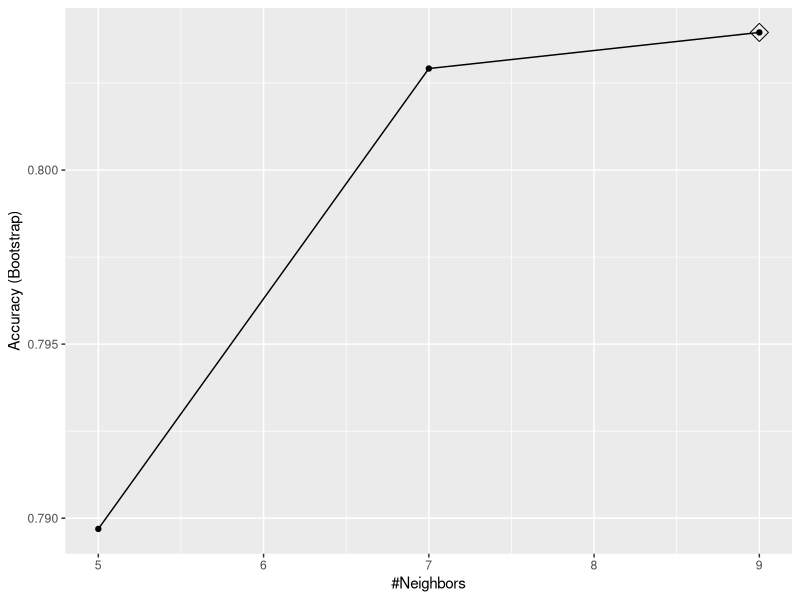
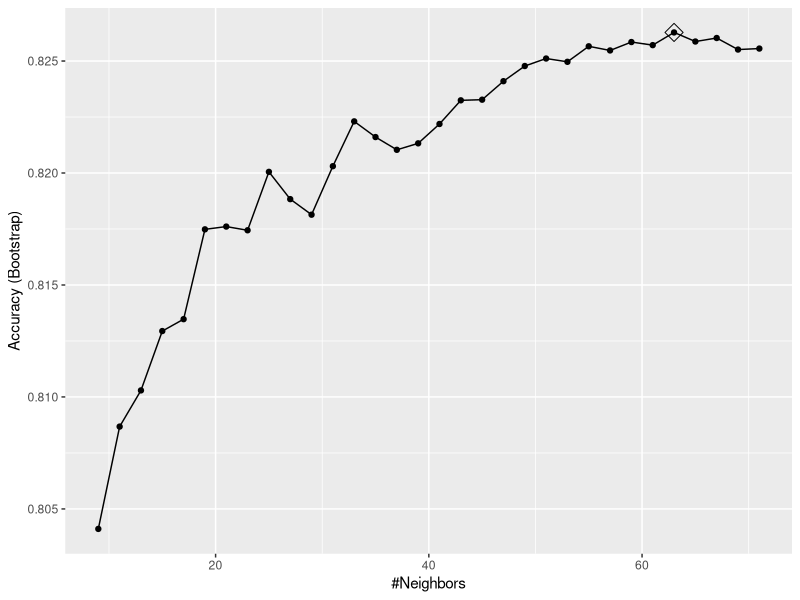
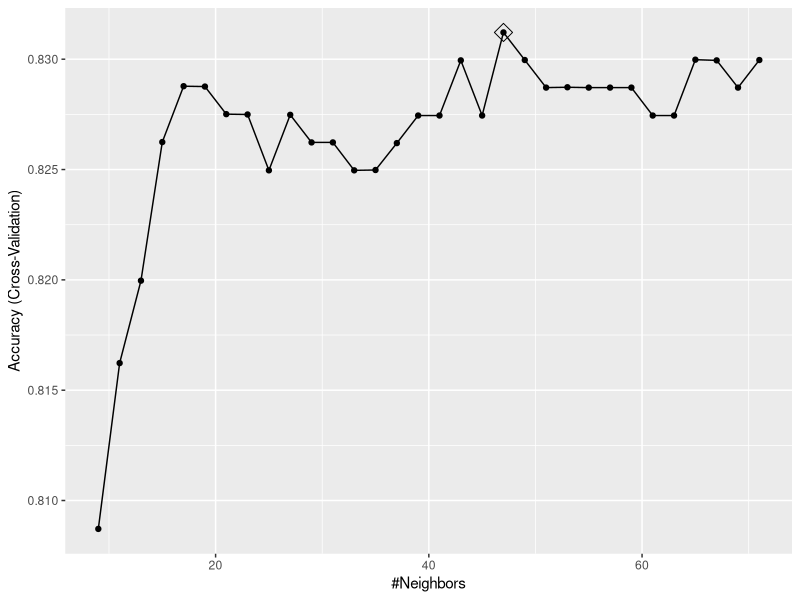
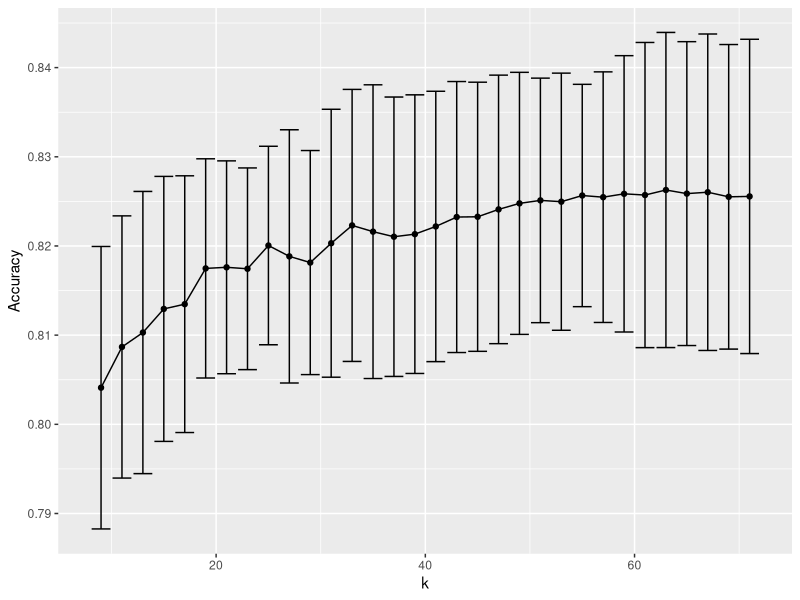
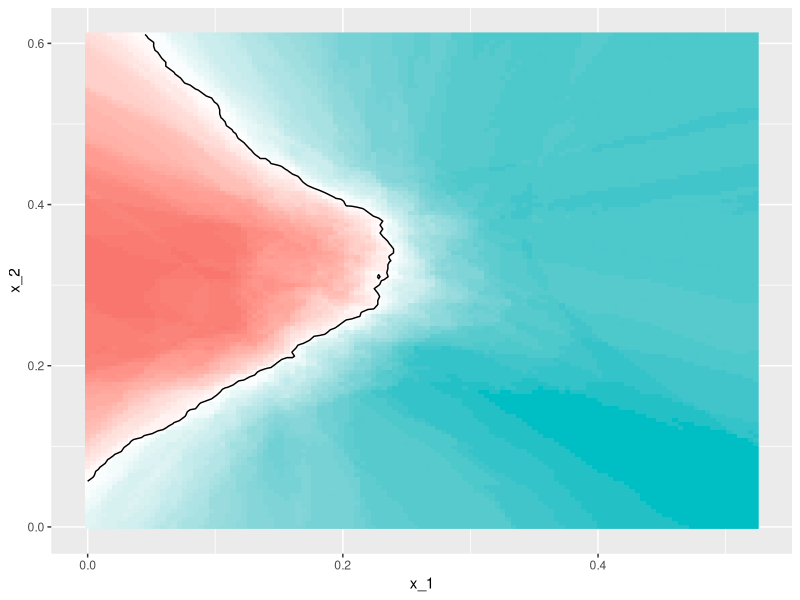
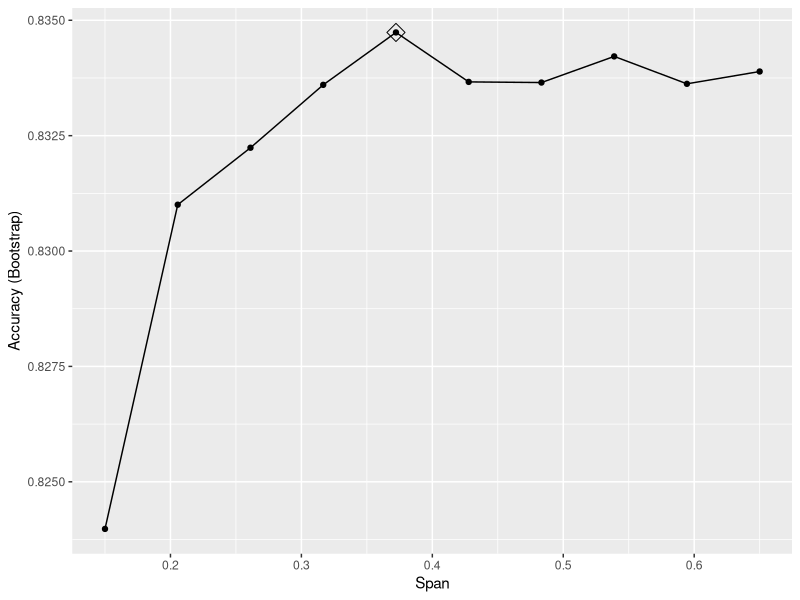
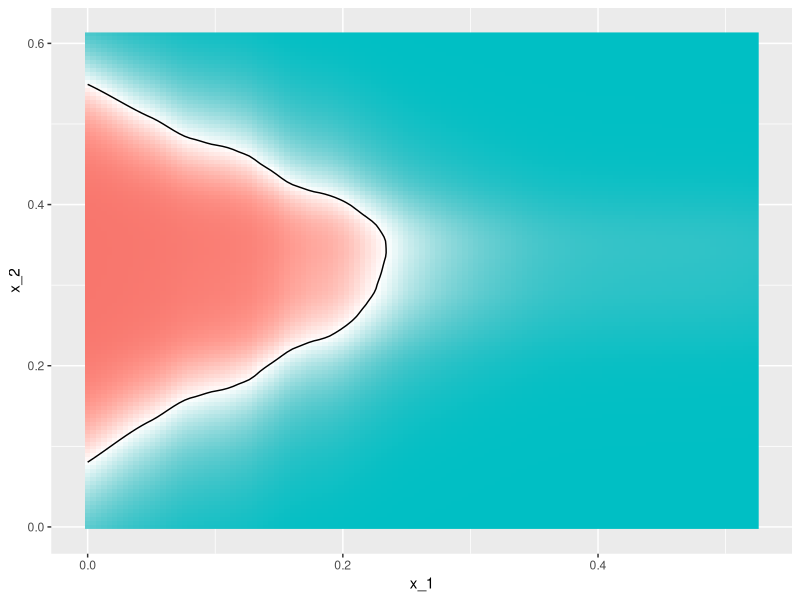

These figures' R source, in order:
library(caret)
library(dslabs)
library(dplyr)
library(gam)

getModelInfo("knn")
modelLookup("knn")

train_knn <- train(y ~ ., method = "knn", data = mnist_27$train)
ggplot(train_knn, highlight = TRUE)

train_knn <- train(y ~ ., method = "knn", 
                   data = mnist_27$train,
                   tuneGrid = data.frame(k = seq(9, 71, 2)))
ggplot(train_knn, highlight = TRUE)
train_knn$bestTune
train_knn$finalModel
confusionMatrix(predict(train_knn, mnist_27$test, type = "raw"),
                mnist_27$test$y)$overall["Accuracy"]

control <- trainControl(method = "cv", number = 10, p = .9)
train_knn_cv <- train(y ~ ., method = "knn", 
                      data = mnist_27$train,
                      tuneGrid = data.frame(k = seq(9, 71, 2)),
                      trControl = control)
ggplot(train_knn_cv, highlight = TRUE)

train_knn$results %>% 
  ggplot(aes(x = k, y = Accuracy)) +
  geom_line() +
  geom_point() +
  geom_errorbar(aes(x = k, 
                    ymin = Accuracy - AccuracySD,
                    ymax = Accuracy + AccuracySD))

plot_cond_prob <- function(p_hat=NULL){
  tmp <- mnist_27$true_p
  if(!is.null(p_hat)){
    tmp <- mutate(tmp, p=p_hat)
  }
  tmp %>% ggplot(aes(x_1, x_2, z=p, fill=p)) +
    geom_raster(show.legend = FALSE) +
    scale_fill_gradientn(colors=c("#F8766D","white","#00BFC4")) +
    stat_contour(breaks=c(0.5),color="black")
}

plot_cond_prob(predict(train_knn, mnist_27$true_p, type = "prob")[,2])

# install.packages("gam")
modelLookup("gamLoess")

grid <- expand.grid(span = seq(0.15, 0.65, len = 10), degree = 1)

train_loess <- train(y ~ ., 
                     method = "gamLoess",
                     tuneGrid=grid,
                     data = mnist_27$train)
ggplot(train_loess, highlight = TRUE)

confusionMatrix(data = predict(train_loess, mnist_27$test), 
                reference = mnist_27$test$y)$overall["Accuracy"]

p1 <- plot_cond_prob(predict(train_loess, mnist_27$true_p, type = "prob")[,2])
p1
